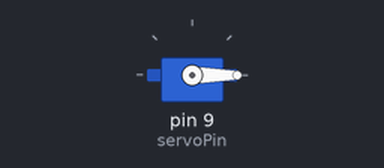
Bench run of a sketch on a simulated Arduino Uno, built with avr-gcc and run on an emulated ATmega328P. On the bench: servo.

Above: at 0.05 s.
At 1.5 s:
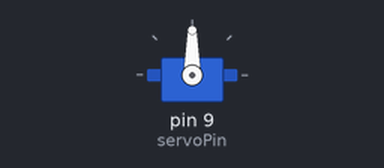
At 3.0 s:
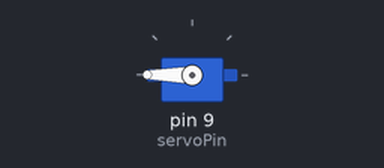
Timing chart, 0 to 6.9 s (numbered marks = the images above):
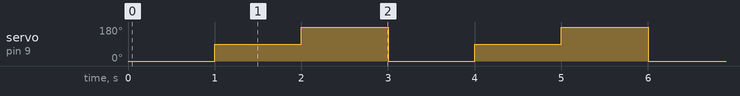

Measured:
- by itself, servo on pin 9 (servoPin): repeats every 3.0 s: 180° 1.0 s, 0° 1.0 s, 90° 1.0 s

The sketch:

sketch_jan18b.ino
```cpp
#include <Servo.h>

// Пин для сервопривода
int servoPin = 9;
// Создаем объект
Servo Servo1;

void setup() {
  // Нам нужно подключить сервопривод к используемому номеру пина
  Servo1.attach(servoPin);
}

void loop(){
  // 0 градусов
  Servo1.write(0);
  delay(1000);
  // 90 градусов
  Servo1.write(90);
  delay(1000);
  // 180 градусов
  Servo1.write(200);
  delay(1000);
}
```
